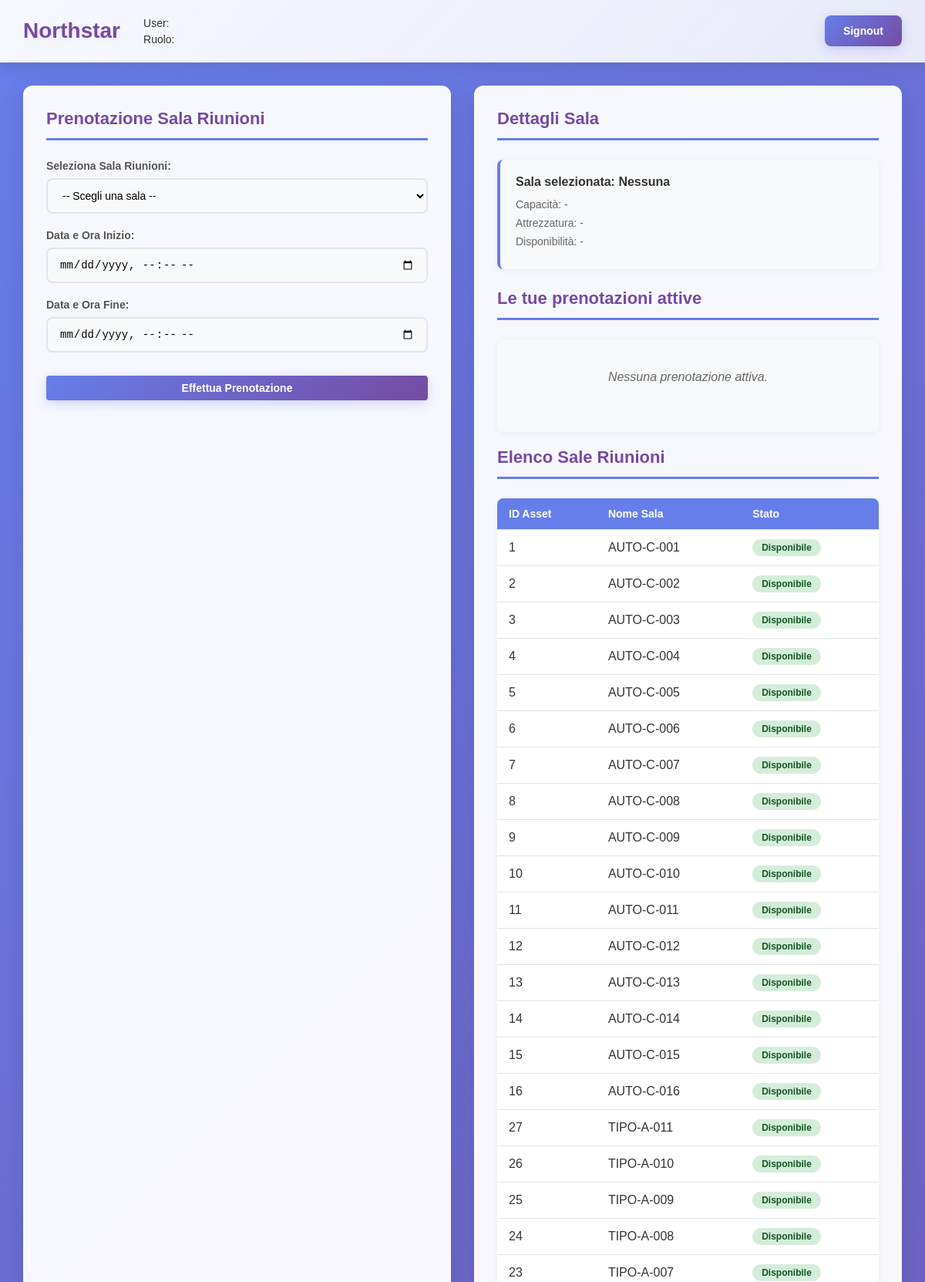
Screenshot of /public/dipendente/sale-riunioni/index.php (upper part) with the database file from the repository.
### tables this page shows
CREATE TABLE `asset` (
  `id_asset` int(11) NOT NULL,
  `codice_asset` varchar(20) NOT NULL,
  `id_tipologia` int(11) NOT NULL,
  `stato` enum('Disponibile','Occupato','Non prenotabile') DEFAULT 'Disponibile',
  `mappa` enum('Sede','Parcheggio') NOT NULL,
  `piano` int(11) DEFAULT NULL
);

### public/dipendente/sale-riunioni/index.php (the view, shortened to what this page needs)
<?php
require_once __DIR__ . "/../../config/config.php";
$userInfo = [
    'nome' => '',
    'cognome' => '',
    'ruolo' => ''
];
$userBookings = [];
$roomNames = [];
$sql = "SELECT id_asset, codice_asset, stato FROM asset";
$result = $conn->query($sql);
if ($result) {
    while ($row = $result->fetch_assoc()) {
        $roomNames[$row['id_asset']] = [
            'name' => $row['codice_asset'],
            'status' => $row['stato']
        ];
    }
}
?>
<!DOCTYPE html>
<html lang="it">
<head>
  <link rel="stylesheet" href="./sale-riunioni.css">
  <link rel="stylesheet" href="../dashboard/dashboard.css">
</head>
<body>
  <header class="header">
    <div class="header-left">
      <h1>Northstar</h1>
      <div class="user-info">
        <p>User: <?php echo htmlspecialchars($userInfo['nome'] . ' ' . $userInfo['cognome']); ?></p>
        <p>Ruolo: <?php echo htmlspecialchars($userInfo['ruolo']); ?></p>
      </div>
    </div>
    <a href="?action=signout" class="signout-btn">Signout</a>
  </header>
  <div class="dashboard-container">
    <div class="column">
      <h2>Prenotazione Sala Riunioni</h2>
      <form method="POST" id="booking-form">
        <div class="form-group">
          <label for="select-room">Seleziona Sala Riunioni:</label>
          <select id="select-room">
            <option>-- Scegli una sala --</option>
          </select>
        </div>
        <div class="form-group">
          <label for="start-datetime">Data e Ora Inizio:</label>
          <input type="datetime-local" id="start-datetime">
        </div>
        <div class="form-group">
          <label for="end-datetime">Data e Ora Fine:</label>
          <input type="datetime-local" id="end-datetime">
        </div>
        <button type="submit" class="book-btn">Effettua Prenotazione</button>
      </form>
    </div>
    <div class="column">
      <h2>Dettagli Sala</h2>
      <div class="details-card">
        <h4>Sala selezionata: Nessuna</h4>
        <p>Capacità: -</p>
        <p>Attrezzatura: -</p>
        <p>Disponibilità: -</p>
      </div>
      <h2>Le tue prenotazioni attive</h2>
      <div class="booking-list">
        <?php if (empty($userBookings)): ?>
          <p>Nessuna prenotazione attiva.</p>
        <?php endif; ?>
      </div>
      <h2>Elenco Sale Riunioni</h2>
      <table class="parking-table">
        <thead>
          <tr>
            <th>ID Asset</th>
            <th>Nome Sala</th>
            <th>Stato</th>
          </tr>
        </thead>
        <tbody>
          <?php foreach ($roomNames as $id => $room): ?>
            <tr>
              <td><?php echo $id; ?></td>
              <td><?php echo htmlspecialchars($room['name']); ?></td>
              <td><span class="status-badge <?php echo strtolower($room['status']); ?>"><?php echo htmlspecialchars($room['status']); ?></span></td>
            </tr>
          <?php endforeach; ?>
        </tbody>
      </table>
    </div>
  </div>
</body>
</html>

### public/dipendente/sale-riunioni/sale-riunioni.css (style rules this page uses)
* { margin: 0; padding: 0; box-sizing: border-box; }
body { font-family: Arial, sans-serif; background: linear-gradient(135deg, #667eea 0%, #764ba2 100%); min-height: 100vh; color: #333; }
.header { background-color: rgba(255, 255, 255, 0.95); color: #333; padding: 15px 20px; display: flex; justify-content: space-between; align-items: center; box-shadow: 0 2px 10px rgba(0,0,0,0.1); }
.header h1 { font-size: 24px; margin: 0; color: #764ba2; }
.user-info { text-align: right; }
.user-info p { margin: 5px 0; font-size: 14px; }
.dashboard-container { display: flex; gap: 30px; padding: 30px; max-width: 1200px; margin: 0 auto; }
.column { flex: 1; background: rgba(255, 255, 255, 0.95); border-radius: 12px; box-shadow: 0 8px 32px rgba(0,0,0,0.1); padding: 30px; backdrop-filter: blur(10px); }
.column h2 { color: #764ba2; margin-bottom: 25px; font-size: 22px; border-bottom: 3px solid #667eea; padding-bottom: 12px; }
.form-group { margin-bottom: 20px; }
.form-group label { display: block; margin-bottom: 8px; font-weight: bold; color: #555; font-size: 14px; }
.form-group select, .form-group input { width: 100%; padding: 12px 15px; border: 2px solid #e1e5e9; border-radius: 8px; font-size: 14px; transition: all 0.3s ease; background-color: #f8f9fa; }
.book-btn { background: linear-gradient(135deg, #667eea 0%, #764ba2 100%); color: white; border: none; padding: 14px 28px; border-radius: 8px; cursor: pointer; font-size: 16px; font-weight: bold; width: 100%; margin-top: 10px; transition: all 0.3s ease; box-shadow: 0 4px 15px rgba(102, 126, 234, 0.3); }
.details-card { background: #f8f9fa; border-left: 4px solid #667eea; padding: 20px; margin-bottom: 25px; border-radius: 8px; box-shadow: 0 2px 8px rgba(0,0,0,0.05); }
.details-card h4 { color: #333; margin-bottom: 12px; font-size: 16px; font-weight: bold; }
.details-card p { margin: 8px 0; font-size: 14px; color: #666; }
.booking-list { background: #f8f9fa; border-radius: 8px; padding: 20px; margin-bottom: 20px; min-height: 120px; box-shadow: 0 2px 8px rgba(0,0,0,0.05); }
.booking-list p { color: #666; font-style: italic; text-align: center; padding: 20px; }
.parking-table { width: 100%; border-collapse: collapse; margin-top: 20px; background: white; border-radius: 8px; overflow: hidden; box-shadow: 0 2px 8px rgba(0,0,0,0.05); }
.parking-table th, .parking-table td { padding: 12px 15px; text-align: left; border-bottom: 1px solid #e1e5e9; }
.parking-table th { background-color: #667eea; color: white; font-weight: bold; font-size: 14px; }
.status-badge { display: inline-block; padding: 4px 12px; border-radius: 20px; font-size: 12px; font-weight: bold; }
.status-badge.disponibile { background-color: #d4edda; color: #155724; }

### public/dipendente/sale-riunioni/index.php (style rules this page uses)
body { background-color: #7A288A; }

### rows the page displays
asset: id "1", codice_asset "AUTO-C-001", stato "Disponibile"
asset: id "2", codice_asset "AUTO-C-002", stato "Disponibile"
asset: id "3", codice_asset "AUTO-C-003", stato "Disponibile"
asset: id "4", codice_asset "AUTO-C-004", stato "Disponibile"
asset: id "5", codice_asset "AUTO-C-005", stato "Disponibile"
asset: id "6", codice_asset "AUTO-C-006", stato "Disponibile"
asset: id "7", codice_asset "AUTO-C-007", stato "Disponibile"
asset: id "8", codice_asset "AUTO-C-008", stato "Disponibile"
asset: id "9", codice_asset "AUTO-C-009", stato "Disponibile"
asset: id "10", codice_asset "AUTO-C-010", stato "Disponibile"
asset: id "11", codice_asset "AUTO-C-011", stato "Disponibile"
asset: id "12", codice_asset "AUTO-C-012", stato "Disponibile"
asset: id "13", codice_asset "AUTO-C-013", stato "Disponibile"
asset: id "14", codice_asset "AUTO-C-014", stato "Disponibile"
asset: id "15", codice_asset "AUTO-C-015", stato "Disponibile"
asset: id "16", codice_asset "AUTO-C-016", stato "Disponibile"
asset: id "27", codice_asset "TIPO-A-011", stato "Disponibile"
asset: id "26", codice_asset "TIPO-A-010", stato "Disponibile"
asset: id "25", codice_asset "TIPO-A-009", stato "Disponibile"
asset: id "24", codice_asset "TIPO-A-008", stato "Disponibile"
asset: id "23", codice_asset "TIPO-A-007", stato "Disponibile"
